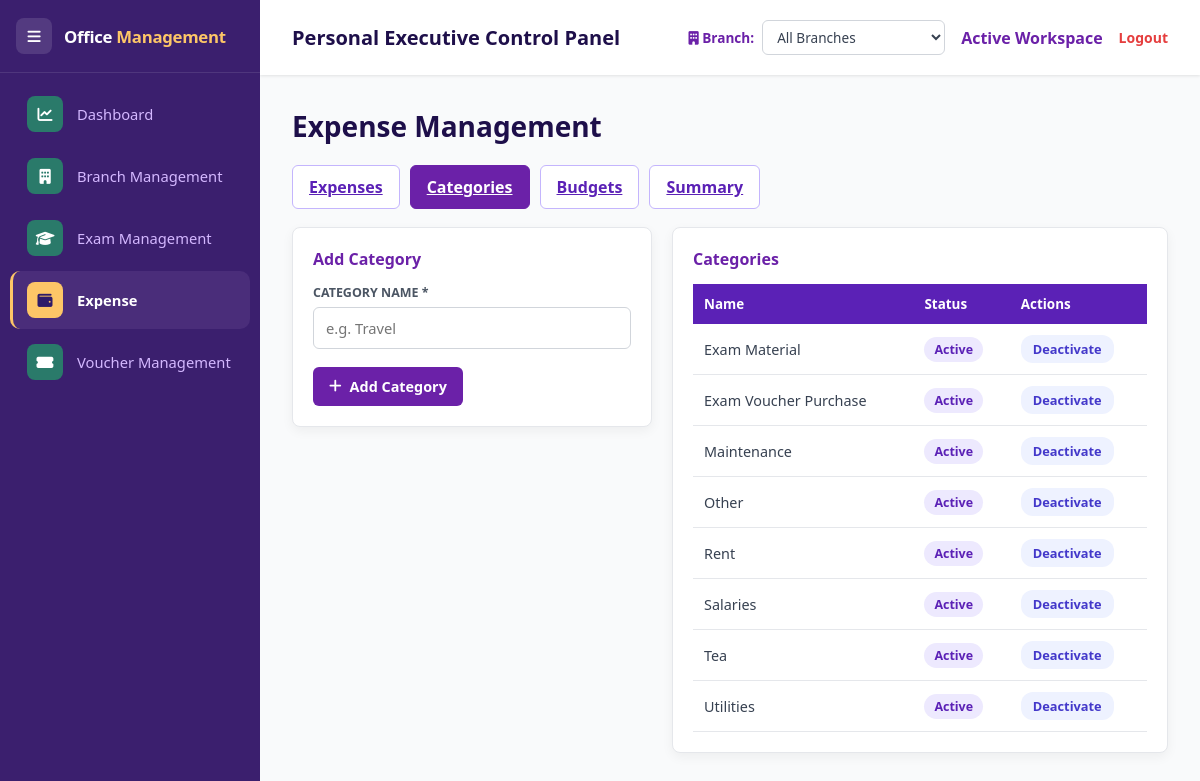
The page /expense/categories on the database its author committed.
### apps/models.py (models this page shows)
class ExpenseCategory(db.Model):
    id = db.Column(db.Integer, primary_key=True)
    name = db.Column(db.String(100), unique=True, nullable=False)
    status = db.Column(db.String(20), default='Active')  # Active / Inactive
    created_at = db.Column(db.DateTime, default=datetime.utcnow)

### apps/expenses/routes.py (the view, shortened to what this page needs)
@expenses_bp.route('/expense/categories', methods=['GET', 'POST'])
def expense_categories():
    categories = ExpenseCategory.query.order_by(ExpenseCategory.name.asc()).all()
    return render_template('expense_categories.html', categories=categories)

### apps/branches/routes.py (called while the page is built)
@branches_bp.app_context_processor
def inject_branch_switcher():
    try:
        switcher_branches = Branch.query.order_by(Branch.branch_name.asc()).all()
    except Exception:
        switcher_branches = []
    return {
        'switcher_branches': switcher_branches,
        'active_branch_id': session.get('active_branch_id'),
        'active_branch_name': session.get('active_branch_name', 'All Branches'),
    }

### templates/expense_categories.html
{% extends "base.html" %}
{% block content %}
<div class="module-header"><h2>Expense Management</h2></div>
<div class="module-actions" style="margin-bottom:18px;">
    <a href="{{ url_for('expense_management') }}" class="tab-button">Expenses</a>
    <a href="{{ url_for('expenses.expense_categories') }}" class="tab-button active">Categories</a>
    <a href="{{ url_for('expenses.expense_budgets') }}" class="tab-button">Budgets</a>
    <a href="{{ url_for('expenses.expense_summary') }}" class="tab-button">Summary</a>
</div>
<div class="module-grid">
    <div class="panel">
        <h3>Add Category</h3>
        <form method="POST" action="{{ url_for('expenses.expense_categories') }}" class="form-grid">
            <div class="form-row">
                <label>Category Name *</label>
                <input type="text" name="name" required placeholder="e.g. Travel">
            </div>
            <div class="button-row">
                <button class="btn-primary" type="submit"><i class="fas fa-plus"></i> Add Category</button>
            </div>
        </form>
    </div>
    <div class="panel">
        <h3>Categories</h3>
        <div class="table-responsive">
            <table class="data-table">
                <thead><tr><th>Name</th><th>Status</th><th>Actions</th></tr></thead>
                <tbody>
                    {% for c in categories %}
                    <tr>
                        <td>{{ c.name }}</td>
                        <td><span class="status-pill" style="{% if c.status == 'Inactive' %}background:#fee2e2;color:#dc2626;{% endif %}">{{ c.status }}</span></td>
                        <td>
                            <form action="{{ url_for('expenses.expense_category_toggle', category_id=c.id) }}" method="POST" style="display:inline;">
                                <button type="submit" style="padding:5px 12px;border-radius:12px;background:#eef2ff;color:#4338ca;font-weight:600;border:none;cursor:pointer;font-size:0.8rem;">
                                    {% if c.status == 'Active' %}Deactivate{% else %}Activate{% endif %}
                                </button>
                            </form>
                        </td>
                    </tr>
                    {% else %}
                    <tr><td colspan="3" class="muted" style="text-align:center;">No categories yet.</td></tr>
                    {% endfor %}
                </tbody>
            </table>
        </div>
    </div>
</div>
{% endblock %}

### templates/base.html (shortened to what this page needs)
<!DOCTYPE html>
<html lang="en">
<head>
    <link rel="stylesheet" href="{{ url_for('static', filename='css/style.css') }}">
    <link href="https://cdnjs.cloudflare.com/ajax/libs/font-awesome/6.4.0/css/all.min.css" rel="stylesheet">
</head>
<body>
    <div class="sidebar">
        <div class="sidebar-header">
            <button class="menu-toggle" onclick="toggleSidebar()"><i class="fas fa-bars"></i></button>
            <div class="sidebar-logo">
                <span class="logo-text" id="sidebarLogoText" style="font-size: 1.05rem; letter-spacing: -0.3px; white-space: nowrap;"><span style="color:#fff">Office</span> <span style="color:#fdc667">Management</span></span>
            </div>
        </div>
        <nav class="sidebar-nav">
            <a href="/dashboard" class="nav-item {% if request.path == '/dashboard' %}active{% endif %}"><span class="nav-icon"><i class="fas fa-chart-line"></i></span><span class="nav-label">Dashboard</span></a>
            <a href="/branches" class="nav-item {% if request.path.startswith('/branches') %}active{% endif %}"><span class="nav-icon"><i class="fas fa-building"></i></span><span class="nav-label">Branch Management</span></a>
            <a href="/exams/" class="nav-item {% if request.path.startswith('/exams') %}active{% endif %}"><span class="nav-icon"><i class="fas fa-graduation-cap"></i></span><span class="nav-label">Exam Management</span></a>
            <a href="/expense-management" class="nav-item {% if request.path.startswith('/expense') %}active{% endif %}"><span class="nav-icon"><i class="fas fa-wallet"></i></span><span class="nav-label">Expense</span></a>
            <a href="/vouchers/" class="nav-item {% if request.path.startswith('/vouchers') %}active{% endif %}"><span class="nav-icon"><i class="fas fa-ticket-alt"></i></span><span class="nav-label">Voucher Management</span></a>
        </nav>
    </div>
    <div class="main-wrapper">
        <header>
            <h1>Personal Executive Control Panel</h1>
            <div style="display:flex;align-items:center;gap:16px;">
                <form action="{{ url_for('branches.branch_switch') }}" method="POST" style="display:flex;align-items:center;gap:8px;">
                    <label for="branchSwitcherSelect" style="color:var(--primary-purple);font-weight:600;font-size:0.85rem;"><i class="fas fa-building"></i> Branch:</label>
                    <select id="branchSwitcherSelect" name="branch_id" onchange="this.form.submit()" style="padding:6px 10px;border-radius:6px;border:1px solid #d1d5db;font-size:0.85rem;color:#374151;background:#fff;">
                        <option value="" {% if not active_branch_id %}selected{% endif %}>All Branches</option>
                    </select>
                </form>
                <span style="color:var(--primary-purple);font-weight:600;">Active Workspace</span>
                <a href="/logout" style="color:#e53e3e;font-weight:600;text-decoration:none;font-size:14px;">Logout</a>
            </div>
        </header>
        <div class="content-container">
            {% block content %}{% endblock %}
        </div>
    </div>
</body>
</html>

### static/css/style.css (style rules this page uses)
:root { --primary-purple: #6B21A8; --dark-purple: #1e0f4a; --accent-pink: #EC4899; --light-pink: #FCE7F3; --bg-slate: #F9FAFB; --text-dark: #1F2937; --sidebar-width: 260px; }
* { margin: 0; padding: 0; box-sizing: border-box; font-family: 'Segoe UI', Tahoma, Geneva, Verdana, sans-serif; }
body { background-color: var(--bg-slate); color: var(--text-dark); display: flex; height: 100vh; overflow: hidden; }
.main-wrapper { flex: 1; display: flex; flex-direction: column; overflow-y: auto; min-height: 0; }
header { background-color: white; padding: 1.25rem 2rem; display: flex; justify-content: space-between; align-items: center; box-shadow: 0 1px 3px rgba(0,0,0,0.1); }
header h1 { font-size: 1.25rem; color: var(--dark-purple); }
.content-container { padding: 2rem; }
.sidebar { width:260px;min-width:260px;background:#3b1f6e;color:white;display:flex;flex-direction:column;padding:0;transition:width 0.3s ease;overflow:hidden;height:100vh; }
.sidebar-header { display:flex;align-items:center;gap:12px;padding:18px 16px;border-bottom:1px solid rgba(255,255,255,0.1);background:#3b1f6e; }
.menu-toggle { background:rgba(255,255,255,0.12);border:none;color:white;width:36px;height:36px;border-radius:8px;cursor:pointer;font-size:15px;flex-shrink:0;display:flex;align-items:center;justify-content:center; }
.sidebar-logo { display:flex;align-items:center;gap:8px;overflow:hidden;white-space:nowrap; }
.logo-text { font-size:1.1rem;font-weight:700; }
.sidebar-nav { display:flex;flex-direction:column;padding:12px 10px;gap:4px;overflow-y:auto;flex:1;-ms-overflow-style:none; }
.nav-item { display:flex;align-items:center;gap:14px;padding:11px 14px;border-radius:10px;color:#d4b8ff;text-decoration:none;font-size:0.92rem;font-weight:500;transition:all 0.2s ease;white-space:nowrap;border-left:3px solid transparent; }
.nav-item.active { background:#4a2d7a;color:#fff;font-weight:600;border-left:3px solid #fdc667; }
.nav-icon { width:36px;height:36px;background:#2a7a6a;border-radius:8px;display:flex;align-items:center;justify-content:center;font-size:15px;flex-shrink:0;color:#fff; }
.nav-item.active .nav-icon { background:#fdc667;color:#2d1b69; }
.module-header { display:flex;justify-content:space-between;align-items:center;gap:16px;margin-bottom:20px;flex-wrap:wrap; }
.module-header h2 { color:var(--dark-purple);font-size:1.75rem; }
.module-grid { display:grid;grid-template-columns:minmax(280px,360px) 1fr;gap:20px;align-items:start; }
.panel { background:#fff;border:1px solid #e5e7eb;border-radius:8px;padding:20px;box-shadow:0 4px 12px rgba(0,0,0,0.05); }
.panel h3 { font-size:1rem;color:var(--primary-purple);margin-bottom:14px; }
.form-grid { display:grid;grid-template-columns:1fr;gap:12px; }
.form-row { display:flex;flex-direction:column;gap:6px; }
.form-row label { font-size:0.78rem;font-weight:700;color:#4b5563;text-transform:uppercase; }
.form-row input,.form-row select,.form-row textarea { width:100%;padding:10px 12px;border:1px solid #d1d5db;border-radius:6px;font-size:0.92rem;background:#fff; }
.button-row { display:flex;gap:10px;flex-wrap:wrap;margin-top:6px; }
.btn-primary,.btn-secondary,.btn-danger { border:none;border-radius:6px;padding:10px 16px;font-weight:700;text-decoration:none;cursor:pointer;display:inline-flex;align-items:center;justify-content:center;gap:8px;font-size:0.9rem; }
.btn-primary { background:var(--primary-purple);color:#fff; }
.data-table { width:100%;border-collapse:collapse;background:#fff; }
.data-table th { background:#5B21B6;color:#fff;text-align:left;padding:11px;font-size:0.84rem; }
.data-table td { padding:11px;border-bottom:1px solid #e5e7eb;font-size:0.9rem;color:#374151; }
.status-pill { display:inline-flex;border-radius:999px;padding:4px 10px;background:#ede9fe;color:#5b21b6;font-weight:700;font-size:0.78rem; }
.module-actions { display:flex;gap:10px;align-items:center;flex-wrap:wrap; }
.tab-button { border:1px solid #c4b5fd;background:#fff;color:#5b21b6;border-radius:6px;padding:10px 16px;font-weight:700;cursor:pointer; }
.tab-button.active { background:var(--primary-purple);color:#fff;border-color:var(--primary-purple); }

### rows shown on the page
ExpenseCategory: name "Exam Material", status "Active", shows "Deactivate"
ExpenseCategory: name "Exam Voucher Purchase", status "Active", shows "Deactivate"
ExpenseCategory: name "Maintenance", status "Active", shows "Deactivate"
ExpenseCategory: name "Other", status "Active", shows "Deactivate"
ExpenseCategory: name "Rent", status "Active", shows "Deactivate"
ExpenseCategory: name "Salaries", status "Active", shows "Deactivate"
ExpenseCategory: name "Tea", status "Active", shows "Deactivate"
ExpenseCategory: name "Utilities", status "Active", shows "Deactivate"
